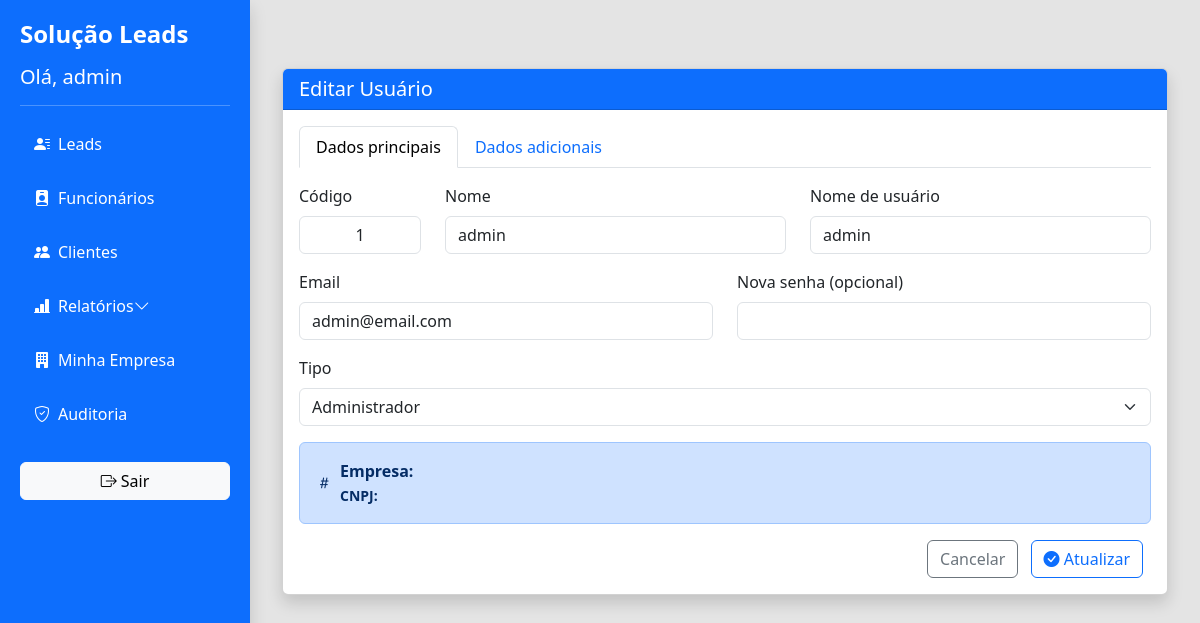
The app's page /editar_usuario/1 (signed in) with its own data.
### models.py (models this page shows, shortened)
class Usuario(db.Model, UserMixin):
    __tablename__ = 'usuario'  # 👈 se quiser explicitar
    codigo = db.Column(db.Integer, nullable=False)
    id = db.Column(db.Integer, primary_key=True)
    nome = db.Column(db.String(100), unique=True, nullable=False)
    nome_usuario = db.Column(db.String(50), unique=True)
    ativo = db.Column(db.Boolean, default=True)
    email = db.Column(db.String(120), nullable=True)
    senha_hash = db.Column(db.String(128), nullable=False)
    tipo = db.Column(db.String(20), nullable=False, default='vendedor')
    empresa_id = db.Column(db.Integer, db.ForeignKey('empresas.id'), nullable=True)
    empresa = db.relationship('Empresa', back_populates='usuarios')  # 🧠 nome explícito
    __table_args__ = (
        db.UniqueConstraint('codigo', 'empresa_id'),
    )

### app.py (the view, shortened to what this page needs)
@app.route('/editar_usuario/<int:id>', methods=['GET', 'POST'])
@login_required
def editar_usuario(id):
    def gerar_detalhes_alteracao(usuario_antigo, usuario_novo):
        campos = ['nome', 'nome_usuario', 'email', 'tipo']
        detalhes = []
        for campo in campos:
            antigo = getattr(usuario_antigo, campo)
            novo = getattr(usuario_novo, campo)
            if antigo != novo:
                detalhes.append(f"{campo}: '{antigo}' → '{novo}'")
        return "; ".join(detalhes)
    usuario = Usuario.query.get_or_404(id)
    usuario_original = copy.deepcopy(usuario)
    if current_user.tipo != 'admin':
        flash("⚠️ Você não tem permissão para editar usuários.", "warning")
        return redirect(url_for('listar_funcionarios'))
    return render_template('editar_usuario.html', usuario=usuario)

### app.py (called while the page is built)
@login_manager.user_loader
def load_user(user_id):
    return db.session.get(Usuario, int(user_id))

@app.context_processor
def inject_empresa():
    if current_user.is_authenticated:
        return {'empresa': current_user.empresa}
    return {'empresa': None}

### templates/editar_usuario.html (shortened to what this page needs)
{% extends 'base.html' %}
{% block conteudo %}
<div class="container mt-5">
  <div class="card shadow">
    <div class="card-header bg-primary text-white">
      <h5 class="mb-0">Editar Usuário</h5>
    </div>
    <div class="card-body">
      {% if current_user.tipo == 'admin' %}
      <form method="POST" action="{{ url_for('editar_usuario', id=usuario.id) }}">
        <ul class="nav nav-tabs" id="usuarioEditTabs" role="tablist">
          <li class="nav-item" role="presentation">
            <button class="nav-link active" id="dados-tab" data-bs-toggle="tab" data-bs-target="#dados" type="button" role="tab">Dados principais</button>
          </li>
          <li class="nav-item" role="presentation">
            <button class="nav-link" id="extras-tab" data-bs-toggle="tab" data-bs-target="#extras" type="button" role="tab">Dados adicionais</button>
          </li>
        </ul>
        <div class="tab-content mt-3" id="usuarioEditTabsContent">
          <div class="tab-pane fade show active" id="dados" role="tabpanel">
            <div class="row">
              <div class="mb-3 col-md-2">
                <label class="form-label">Código</label>
                <input type="text" class="form-control text-center" value="{{ usuario.codigo }}" readonly>
              </div>
              <div class="mb-3 col-md-5">
                <label class="form-label">Nome</label>
                <input type="text" name="nome" class="form-control" value="{{ usuario.nome }}" required>
              </div>
              <div class="mb-3 col-md-5">
                <label class="form-label">Nome de usuário</label>
                <input type="text" name="nome_usuario" class="form-control" value="{{ usuario.nome_usuario }}" required>
              </div>
            </div>
            <div class="row">
              <div class="mb-3 col-md-6">
                <label class="form-label">Email</label>
                <input type="email" name="email" class="form-control" value="{{ usuario.email }}">
              </div>
              <div class="mb-3 col-md-6">
                <label class="form-label">Nova senha (opcional)</label>
                <input type="password" name="senha" class="form-control">
              </div>
            </div>
            <div class="mb-3">
              <label class="form-label">Tipo</label>
              <select name="tipo" class="form-select">
                <option value="admin" {% if usuario.tipo == 'admin' %}selected{% endif %}>Administrador</option>
              </select>
            </div>
            <div class="alert alert-primary d-flex align-items-center" role="alert">
              <i class="bi bi-hash me-2"></i>
              <div>
                <strong>Empresa:</strong> {{ current_user.empresa.nome }}<br>
                <small><strong>CNPJ:</strong> {{ current_user.empresa.cnpj }}</small>
              </div>
            </div>
          </div>
        </div>
        <div class="text-end mt-3">
          <a href="{{ url_for('listar_funcionarios') }}" class="btn btn-outline-secondary me-2">Cancelar</a>
          <button type="submit" class="btn btn-outline-primary me-2">
            <i class="bi bi-check-circle-fill"></i> Atualizar
          </button>
        </div>
      </form>
      {% endif %}
    </div>
  </div>
</div>
{% endblock %}

### templates/base.html (shortened to what this page needs)
<!DOCTYPE html>
<html lang="pt-br">
<head>
  <link href="https://cdn.jsdelivr.net/npm/bootstrap@5.3.0/dist/css/bootstrap.min.css" rel="stylesheet">
  <link href="https://cdn.jsdelivr.net/npm/bootstrap-icons/font/bootstrap-icons.css" rel="stylesheet">
  <link rel="stylesheet" href="https://cdn.datatables.net/1.13.6/css/jquery.dataTables.min.css">
  <link rel="stylesheet" href="{{ url_for('static', filename='css/leads.css') }}">
</head>
<body>
  {% if current_user.is_authenticated %}
  <div class="sidebar shadow">
    <h4 class="mb-3">Solução Leads</h4>
    <h5> Olá, {{ current_user.nome_usuario }}</h5>
    <hr class="mb-3">
    <ul class="nav flex-column">
  <li class="nav-item"><a class="nav-link" href="/"><i class="bi bi-person-lines-fill"></i> Leads</a></li>
  <li class="nav-item"><a class="nav-link" href="/listar_funcionarios"><i class="bi bi-person-badge-fill"></i> Funcionários</a></li>
  <li class="nav-item"><a class="nav-link" href="/listar_clientes"><i class="bi bi-people-fill"></i> Clientes</a></li>
<li class="nav-item">
  <a class="nav-link" data-bs-toggle="collapse" href="#submenuRelatorios" role="button" aria-expanded="false" aria-controls="submenuRelatorios">
    <i class="bi bi-bar-chart-line-fill"></i> Relatórios
    <i class="bi bi-chevron-down float-end"></i>
  </a>
</li>
  <li class="nav-item"><a class="nav-link" href="{{ url_for('minha_empresa') }}"><i class="bi bi-building-fill"></i> Minha Empresa</a></li>
  {% if current_user.tipo == 'admin' %}
  <li class="nav-item"><a class="nav-link" href="{{ url_for('painel_logs') }}"><i class="bi bi-shield-check"></i> Auditoria</a></li>
  {% endif %}
  <li class="nav-item mt-3">
    <a class="btn btn-light w-100" href="/logout"><i class="bi bi-box-arrow-right"></i> Sair</a>
  </li>
</ul>
  </div>
  {% endif %}
  <div class="content">
    {% block conteudo %}{% endblock %}
  </div>
</body>
</html>

### static/css/leads.css (style rules this page uses)
body { background-color: rgb(228, 228, 228); }
.sidebar { width: 250px; background-color: #1378dd; color: #fff; padding: 24px; height: 100vh; position: fixed; top: 0; left: 0; box-shadow: 2px 0 10px rgba(0,0,0,0.05); }
.sidebar h4 { color: #fff; font-weight: 600; }
.sidebar .nav-link { color: #fff; padding: 10px 14px; border-radius: 6px; display: flex; align-items: center; margin-bottom: 10px; font-weight: 500; transition: background 0.2s ease; }
.sidebar .nav-link i { margin-right: 8px; }

### templates/base.html (style rules this page uses)
body { display: flex; min-height: 100vh; flex-direction: column; }
.content { margin-left: 270px; padding: 20px; flex: 1; }
.sidebar { position: fixed; left: 0; width: 250px; height: 100vh; z-index: 1030; background-color: #0d6efd; padding: 20px; overflow-y: auto; }
@media (max-width: 1440px) { .sidebar { left: 0; width: 250px; } }
@media (max-width: 1440px) { .content { margin-left: 250px; } }

### records on screen
Usuario: nome_usuario "admin", codigo "1", nome "admin", email "admin@email.com", tipo "Administrador"
